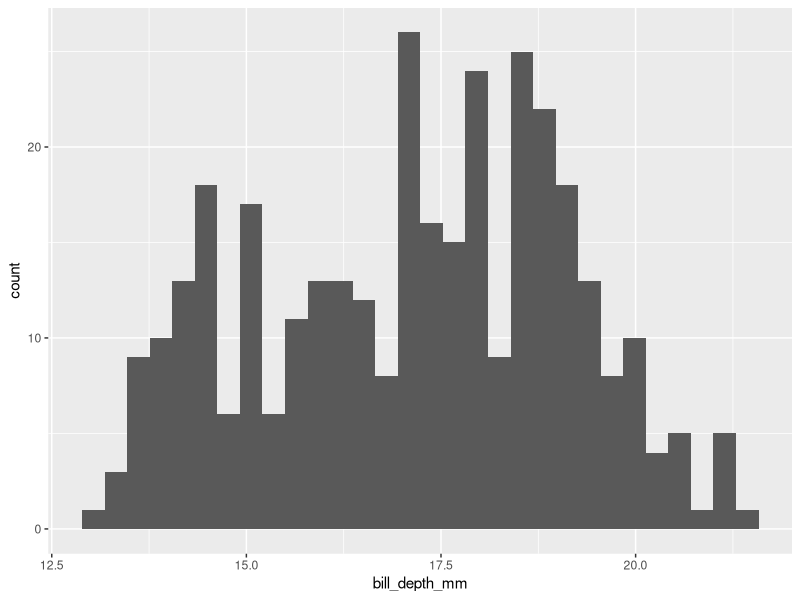
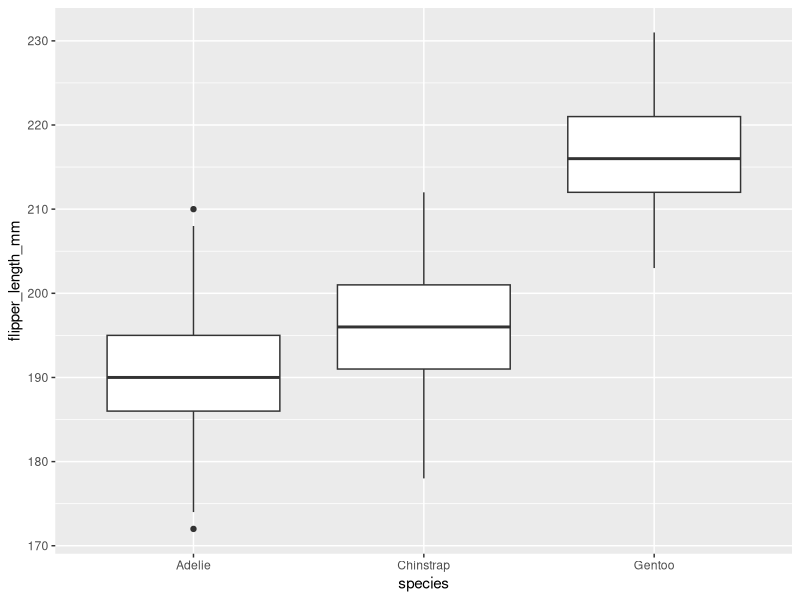
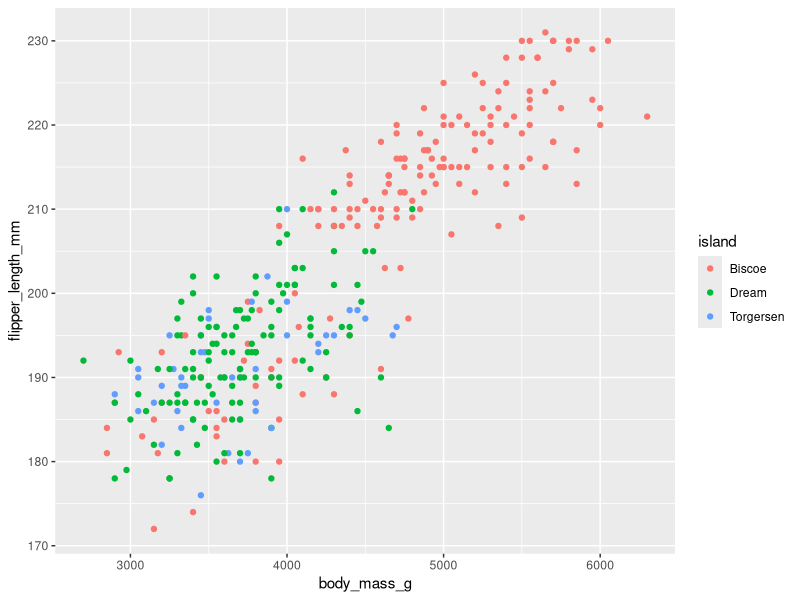

Reproduce these figures in R, in order.
library(palmerpenguins)
library(ggplot2)

# Edit code to match figures -------------------------------------------------
# At the end of the guided notes for the second video you'll find three figures.
# Edit the following code so the outputs match the figures in the notes.

# Figure 1
ggplot(penguins, aes(bill_depth_mm)) +
  geom_histogram()

# Figure 2
ggplot(penguins, aes(species, flipper_length_mm)) +
  geom_boxplot()

# Figure 3
ggplot(penguins, aes(body_mass_g, flipper_length_mm, color = island)) +
  geom_point()
